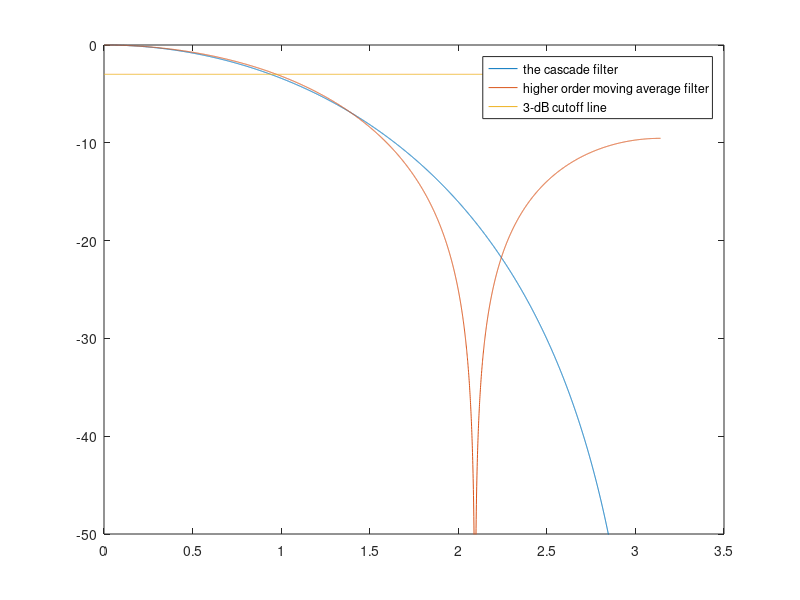

The MATLAB script that drew this image:
w=linspace(0,pi,5000);
M=3;
H_cascade=exp(-1j*3*w/2).*(cos(w/2)).^ 3 ;
H_moving_average=(1/M)*sin(M.*w/2)./sin(w/2).*exp(-1j*(M-1).*w./2);
plot(w,20*log10(abs(H_cascade)));
hold on;
plot(w,20*log10(abs(H_moving_average)));
plot(w,-3*ones(1,5000));
ylim([-50,0]);
legend ('the cascade filter','higher order moving average filter','3-dB cutoff line');

